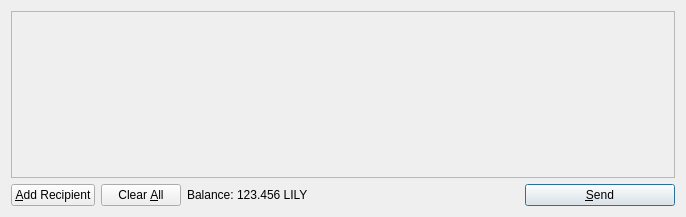
<?xml version="1.0" encoding="UTF-8"?>
<ui version="4.0">
 <class>SendCoinsDialog</class>
 <widget class="QDialog" name="SendCoinsDialog">
  <property name="geometry">
   <rect>
    <x>0</x>
    <y>0</y>
    <width>686</width>
    <height>217</height>
   </rect>
  </property>
  <property name="windowTitle">
   <string>Send Coins</string>
  </property>
  <layout class="QVBoxLayout" name="verticalLayout">
   <item>
    <widget class="QScrollArea" name="scrollArea">
     <property name="widgetResizable">
      <bool>true</bool>
     </property>
     <widget class="QWidget" name="scrollAreaWidgetContents">
      <property name="geometry">
       <rect>
        <x>0</x>
        <y>0</y>
        <width>666</width>
        <height>165</height>
       </rect>
      </property>
      <layout class="QVBoxLayout" name="verticalLayout_2">
       <property name="margin">
        <number>0</number>
       </property>
       <item>
        <layout class="QVBoxLayout" name="entries">
         <property name="spacing">
          <number>6</number>
         </property>
        </layout>
       </item>
       <item>
        <spacer name="verticalSpacer">
         <property name="orientation">
          <enum>Qt::Vertical</enum>
         </property>
         <property name="sizeHint" stdset="0">
          <size>
           <width>20</width>
           <height>40</height>
          </size>
         </property>
        </spacer>
       </item>
      </layout>
     </widget>
    </widget>
   </item>
   <item>
    <layout class="QHBoxLayout" name="horizontalLayout">
     <item>
      <widget class="QPushButton" name="addButton">
       <property name="toolTip">
        <string>Send to multiple recipients at once</string>
       </property>
       <property name="text">
        <string>&amp;Add Recipient</string>
       </property>
       <property name="icon">
        <iconset resource="../bitcoin.qrc">
         <normaloff>:/icons/add</normaloff>:/icons/add</iconset>
       </property>
       <property name="autoDefault">
        <bool>false</bool>
       </property>
      </widget>
     </item>
     <item>
      <widget class="QPushButton" name="clearButton">
       <property name="sizePolicy">
        <sizepolicy hsizetype="Minimum" vsizetype="Fixed">
         <horstretch>0</horstretch>
         <verstretch>0</verstretch>
        </sizepolicy>
       </property>
       <property name="toolTip">
        <string>Remove all transaction fields</string>
       </property>
       <property name="text">
        <string>Clear &amp;All</string>
       </property>
       <property name="icon">
        <iconset resource="../bitcoin.qrc">
         <normaloff>:/icons/remove</normaloff>:/icons/remove</iconset>
       </property>
       <property name="autoRepeatDelay">
        <number>300</number>
       </property>
       <property name="autoDefault">
        <bool>false</bool>
       </property>
      </widget>
     </item>
     <item>
      <layout class="QHBoxLayout" name="horizontalLayout_2">
       <property name="spacing">
        <number>3</number>
       </property>
       <item>
        <widget class="QLabel" name="label">
         <property name="text">
          <string>Balance:</string>
         </property>
        </widget>
       </item>
       <item>
        <widget class="QLabel" name="labelBalance">
         <property name="cursor">
          <cursorShape>IBeamCursor</cursorShape>
         </property>
         <property name="text">
          <string>123.456 LILY</string>
         </property>
         <property name="textInteractionFlags">
          <set>Qt::LinksAccessibleByMouse|Qt::TextSelectableByKeyboard|Qt::TextSelectableByMouse</set>
         </property>
        </widget>
       </item>
      </layout>
     </item>
     <item>
      <spacer name="horizontalSpacer">
       <property name="orientation">
        <enum>Qt::Horizontal</enum>
       </property>
       <property name="sizeHint" stdset="0">
        <size>
         <width>40</width>
         <height>20</height>
        </size>
       </property>
      </spacer>
     </item>
     <item>
      <widget class="QPushButton" name="sendButton">
       <property name="minimumSize">
        <size>
         <width>150</width>
         <height>0</height>
        </size>
       </property>
       <property name="toolTip">
        <string>Confirm the send action</string>
       </property>
       <property name="text">
        <string>&amp;Send</string>
       </property>
       <property name="icon">
        <iconset resource="../bitcoin.qrc">
         <normaloff>:/icons/send</normaloff>:/icons/send</iconset>
       </property>
       <property name="default">
        <bool>true</bool>
       </property>
      </widget>
     </item>
    </layout>
   </item>
  </layout>
 </widget>
 <resources>
  <include location="../bitcoin.qrc"/>
 </resources>
 <connections/>
</ui>
